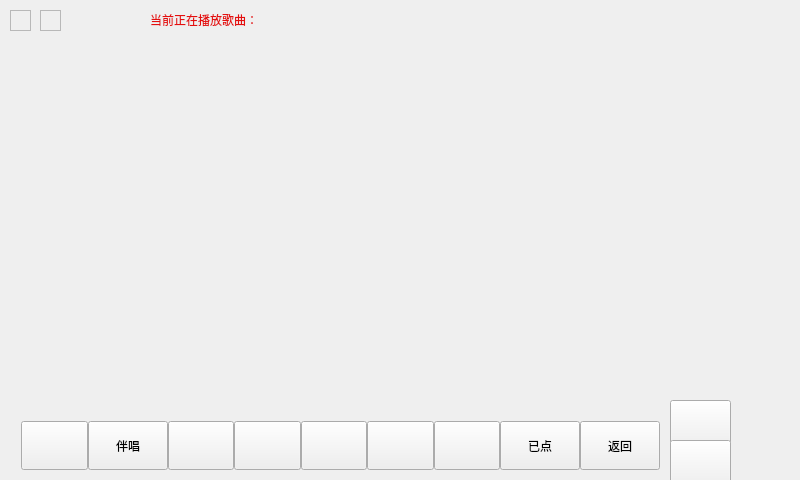
<?xml version="1.0" encoding="UTF-8"?>
<ui version="4.0">
 <class>Widget</class>
 <widget class="QWidget" name="Widget">
  <property name="geometry">
   <rect>
    <x>0</x>
    <y>0</y>
    <width>800</width>
    <height>480</height>
   </rect>
  </property>
  <property name="windowTitle">
   <string>Widget</string>
  </property>
  <widget class="QStackedWidget" name="stackedWidget">
   <property name="geometry">
    <rect>
     <x>10</x>
     <y>30</y>
     <width>711</width>
     <height>381</height>
    </rect>
   </property>
   <property name="currentIndex">
    <number>7</number>
   </property>
   <widget class="QWidget" name="page">
    <property name="sizePolicy">
     <sizepolicy hsizetype="Expanding" vsizetype="Expanding">
      <horstretch>0</horstretch>
      <verstretch>0</verstretch>
     </sizepolicy>
    </property>
   </widget>
   <widget class="QWidget" name="page_2">
    <widget class="songlist" name="frame">
     <property name="geometry">
      <rect>
       <x>0</x>
       <y>10</y>
       <width>421</width>
       <height>351</height>
      </rect>
     </property>
     <property name="frameShape">
      <enum>QFrame::StyledPanel</enum>
     </property>
     <property name="frameShadow">
      <enum>QFrame::Raised</enum>
     </property>
    </widget>
    <widget class="Frame_py" name="frame_2">
     <property name="geometry">
      <rect>
       <x>470</x>
       <y>10</y>
       <width>231</width>
       <height>351</height>
      </rect>
     </property>
     <property name="frameShape">
      <enum>QFrame::StyledPanel</enum>
     </property>
     <property name="frameShadow">
      <enum>QFrame::Raised</enum>
     </property>
    </widget>
    <widget class="QLabel" name="label">
     <property name="geometry">
      <rect>
       <x>20</x>
       <y>10</y>
       <width>81</width>
       <height>17</height>
      </rect>
     </property>
     <property name="styleSheet">
      <string notr="true">border-color: rgba(225, 76, 76, 168);
font: 75 oblique 11pt &quot;Nimbus Mono L&quot;;</string>
     </property>
     <property name="text">
      <string>songname</string>
     </property>
    </widget>
   </widget>
   <widget class="QWidget" name="page_3">
    <widget class="songerfram" name="frame_6">
     <property name="geometry">
      <rect>
       <x>40</x>
       <y>30</y>
       <width>561</width>
       <height>301</height>
      </rect>
     </property>
     <property name="frameShape">
      <enum>QFrame::StyledPanel</enum>
     </property>
     <property name="frameShadow">
      <enum>QFrame::Raised</enum>
     </property>
    </widget>
   </widget>
   <widget class="QWidget" name="page_4">
    <widget class="QPushButton" name="pushButton_huayu">
     <property name="geometry">
      <rect>
       <x>40</x>
       <y>50</y>
       <width>99</width>
       <height>91</height>
      </rect>
     </property>
     <property name="text">
      <string>华语</string>
     </property>
     <attribute name="buttonGroup">
      <string notr="true">buttonGroup</string>
     </attribute>
    </widget>
    <widget class="QPushButton" name="pushButton_yueyu">
     <property name="geometry">
      <rect>
       <x>190</x>
       <y>50</y>
       <width>99</width>
       <height>91</height>
      </rect>
     </property>
     <property name="text">
      <string>粤语</string>
     </property>
     <attribute name="buttonGroup">
      <string notr="true">buttonGroup</string>
     </attribute>
    </widget>
    <widget class="QPushButton" name="pushButton_english">
     <property name="geometry">
      <rect>
       <x>340</x>
       <y>50</y>
       <width>99</width>
       <height>91</height>
      </rect>
     </property>
     <property name="text">
      <string>英语</string>
     </property>
     <attribute name="buttonGroup">
      <string notr="true">buttonGroup</string>
     </attribute>
    </widget>
    <widget class="QPushButton" name="pushButton_han">
     <property name="geometry">
      <rect>
       <x>490</x>
       <y>50</y>
       <width>99</width>
       <height>91</height>
      </rect>
     </property>
     <property name="text">
      <string>韩语</string>
     </property>
     <attribute name="buttonGroup">
      <string notr="true">buttonGroup</string>
     </attribute>
    </widget>
   </widget>
   <widget class="QWidget" name="page_5">
    <widget class="QPushButton" name="pushButton_jd">
     <property name="geometry">
      <rect>
       <x>80</x>
       <y>90</y>
       <width>99</width>
       <height>91</height>
      </rect>
     </property>
     <property name="text">
      <string>经典老歌</string>
     </property>
     <attribute name="buttonGroup">
      <string notr="true">buttonGroup_2</string>
     </attribute>
    </widget>
    <widget class="QPushButton" name="pushButton_lx">
     <property name="geometry">
      <rect>
       <x>190</x>
       <y>90</y>
       <width>99</width>
       <height>91</height>
      </rect>
     </property>
     <property name="text">
      <string>流行金曲</string>
     </property>
     <attribute name="buttonGroup">
      <string notr="true">buttonGroup_2</string>
     </attribute>
    </widget>
    <widget class="QPushButton" name="pushButton_8">
     <property name="geometry">
      <rect>
       <x>300</x>
       <y>90</y>
       <width>99</width>
       <height>91</height>
      </rect>
     </property>
     <property name="text">
      <string>pop</string>
     </property>
     <attribute name="buttonGroup">
      <string notr="true">buttonGroup_2</string>
     </attribute>
    </widget>
    <widget class="QPushButton" name="pushButton_9">
     <property name="geometry">
      <rect>
       <x>410</x>
       <y>90</y>
       <width>99</width>
       <height>91</height>
      </rect>
     </property>
     <property name="text">
      <string>hot</string>
     </property>
     <attribute name="buttonGroup">
      <string notr="true">buttonGroup_2</string>
     </attribute>
    </widget>
   </widget>
   <widget class="QWidget" name="page_6"/>
   <widget class="QWidget" name="page_7">
    <widget class="QLabel" name="label_2">
     <property name="geometry">
      <rect>
       <x>536</x>
       <y>40</y>
       <width>51</width>
       <height>281</height>
      </rect>
     </property>
     <property name="text">
      <string/>
     </property>
    </widget>
   </widget>
   <widget class="QWidget" name="page_8">
    <widget class="mplayer" name="widget" native="true">
     <property name="geometry">
      <rect>
       <x>0</x>
       <y>0</y>
       <width>721</width>
       <height>381</height>
      </rect>
     </property>
    </widget>
   </widget>
  </widget>
  <widget class="QWidget" name="layoutWidget">
   <property name="geometry">
    <rect>
     <x>10</x>
     <y>410</y>
     <width>661</width>
     <height>71</height>
    </rect>
   </property>
   <layout class="QHBoxLayout" name="horizontalLayout">
    <property name="spacing">
     <number>0</number>
    </property>
    <item>
     <widget class="QPushButton" name="pushButton_4">
      <property name="sizePolicy">
       <sizepolicy hsizetype="Expanding" vsizetype="Expanding">
        <horstretch>0</horstretch>
        <verstretch>0</verstretch>
       </sizepolicy>
      </property>
      <property name="minimumSize">
       <size>
        <width>1</width>
        <height>1</height>
       </size>
      </property>
      <property name="baseSize">
       <size>
        <width>1</width>
        <height>1</height>
       </size>
      </property>
      <property name="focusPolicy">
       <enum>Qt::NoFocus</enum>
      </property>
      <property name="styleSheet">
       <string notr="true">border-image: url(:/image/zhuye.jpg);</string>
      </property>
      <property name="text">
       <string/>
      </property>
     </widget>
    </item>
    <item>
     <widget class="QPushButton" name="pushButton_YB">
      <property name="sizePolicy">
       <sizepolicy hsizetype="Expanding" vsizetype="Expanding">
        <horstretch>0</horstretch>
        <verstretch>0</verstretch>
       </sizepolicy>
      </property>
      <property name="minimumSize">
       <size>
        <width>1</width>
        <height>1</height>
       </size>
      </property>
      <property name="baseSize">
       <size>
        <width>1</width>
        <height>1</height>
       </size>
      </property>
      <property name="styleSheet">
       <string notr="true">QPushbutton{
border:4px groove gray;
border-radius:30px;
}
QPushbutton::pressed
{
margin:15px;
}</string>
      </property>
      <property name="text">
       <string>伴唱</string>
      </property>
     </widget>
    </item>
    <item>
     <widget class="QPushButton" name="pushButton_2">
      <property name="sizePolicy">
       <sizepolicy hsizetype="Expanding" vsizetype="Expanding">
        <horstretch>0</horstretch>
        <verstretch>0</verstretch>
       </sizepolicy>
      </property>
      <property name="minimumSize">
       <size>
        <width>1</width>
        <height>1</height>
       </size>
      </property>
      <property name="baseSize">
       <size>
        <width>1</width>
        <height>1</height>
       </size>
      </property>
      <property name="focusPolicy">
       <enum>Qt::NoFocus</enum>
      </property>
      <property name="styleSheet">
       <string notr="true">border-image: url(:/vois);
</string>
      </property>
      <property name="text">
       <string/>
      </property>
     </widget>
    </item>
    <item>
     <widget class="QPushButton" name="pushButton_3">
      <property name="sizePolicy">
       <sizepolicy hsizetype="Expanding" vsizetype="Expanding">
        <horstretch>0</horstretch>
        <verstretch>0</verstretch>
       </sizepolicy>
      </property>
      <property name="minimumSize">
       <size>
        <width>1</width>
        <height>1</height>
       </size>
      </property>
      <property name="baseSize">
       <size>
        <width>1</width>
        <height>1</height>
       </size>
      </property>
      <property name="styleSheet">
       <string notr="true">border-image: url(:/stop);</string>
      </property>
      <property name="text">
       <string/>
      </property>
     </widget>
    </item>
    <item>
     <widget class="QPushButton" name="pushButton_5">
      <property name="sizePolicy">
       <sizepolicy hsizetype="Expanding" vsizetype="Expanding">
        <horstretch>0</horstretch>
        <verstretch>0</verstretch>
       </sizepolicy>
      </property>
      <property name="minimumSize">
       <size>
        <width>1</width>
        <height>1</height>
       </size>
      </property>
      <property name="baseSize">
       <size>
        <width>1</width>
        <height>1</height>
       </size>
      </property>
      <property name="focusPolicy">
       <enum>Qt::NoFocus</enum>
      </property>
      <property name="styleSheet">
       <string notr="true">border-image: url(:/image/fuwu.jpg);</string>
      </property>
      <property name="text">
       <string/>
      </property>
     </widget>
    </item>
    <item>
     <widget class="QPushButton" name="pushButton_6">
      <property name="sizePolicy">
       <sizepolicy hsizetype="Expanding" vsizetype="Expanding">
        <horstretch>0</horstretch>
        <verstretch>0</verstretch>
       </sizepolicy>
      </property>
      <property name="minimumSize">
       <size>
        <width>1</width>
        <height>1</height>
       </size>
      </property>
      <property name="baseSize">
       <size>
        <width>1</width>
        <height>1</height>
       </size>
      </property>
      <property name="focusPolicy">
       <enum>Qt::NoFocus</enum>
      </property>
      <property name="styleSheet">
       <string notr="true">border-image: url(:/image/review.png);</string>
      </property>
      <property name="text">
       <string/>
      </property>
     </widget>
    </item>
    <item>
     <widget class="QPushButton" name="pushButton_next">
      <property name="sizePolicy">
       <sizepolicy hsizetype="Expanding" vsizetype="Expanding">
        <horstretch>0</horstretch>
        <verstretch>0</verstretch>
       </sizepolicy>
      </property>
      <property name="minimumSize">
       <size>
        <width>1</width>
        <height>1</height>
       </size>
      </property>
      <property name="baseSize">
       <size>
        <width>1</width>
        <height>1</height>
       </size>
      </property>
      <property name="focusPolicy">
       <enum>Qt::ClickFocus</enum>
      </property>
      <property name="styleSheet">
       <string notr="true">border-image: url(:/next);</string>
      </property>
      <property name="text">
       <string/>
      </property>
     </widget>
    </item>
    <item>
     <widget class="QPushButton" name="pushButton_select">
      <property name="sizePolicy">
       <sizepolicy hsizetype="Expanding" vsizetype="Expanding">
        <horstretch>0</horstretch>
        <verstretch>0</verstretch>
       </sizepolicy>
      </property>
      <property name="minimumSize">
       <size>
        <width>1</width>
        <height>1</height>
       </size>
      </property>
      <property name="baseSize">
       <size>
        <width>1</width>
        <height>1</height>
       </size>
      </property>
      <property name="text">
       <string>已点</string>
      </property>
     </widget>
    </item>
    <item>
     <widget class="QPushButton" name="pushButton_mp">
      <property name="sizePolicy">
       <sizepolicy hsizetype="Expanding" vsizetype="Expanding">
        <horstretch>0</horstretch>
        <verstretch>0</verstretch>
       </sizepolicy>
      </property>
      <property name="minimumSize">
       <size>
        <width>1</width>
        <height>1</height>
       </size>
      </property>
      <property name="baseSize">
       <size>
        <width>1</width>
        <height>1</height>
       </size>
      </property>
      <property name="text">
       <string>返回</string>
      </property>
     </widget>
    </item>
   </layout>
  </widget>
  <widget class="selectedsong" name="frame_3">
   <property name="geometry">
    <rect>
     <x>10</x>
     <y>10</y>
     <width>21</width>
     <height>21</height>
    </rect>
   </property>
   <property name="frameShape">
    <enum>QFrame::StyledPanel</enum>
   </property>
   <property name="frameShadow">
    <enum>QFrame::Raised</enum>
   </property>
  </widget>
  <widget class="allchooesfram" name="frame_4">
   <property name="geometry">
    <rect>
     <x>40</x>
     <y>10</y>
     <width>21</width>
     <height>21</height>
    </rect>
   </property>
   <property name="frameShape">
    <enum>QFrame::StyledPanel</enum>
   </property>
   <property name="frameShadow">
    <enum>QFrame::Raised</enum>
   </property>
  </widget>
  <widget class="QPushButton" name="pushButton_add">
   <property name="geometry">
    <rect>
     <x>670</x>
     <y>400</y>
     <width>61</width>
     <height>51</height>
    </rect>
   </property>
   <property name="focusPolicy">
    <enum>Qt::ClickFocus</enum>
   </property>
   <property name="styleSheet">
    <string notr="true">border-image: url(:/+);</string>
   </property>
   <property name="text">
    <string/>
   </property>
  </widget>
  <widget class="QPushButton" name="pushButton_del">
   <property name="geometry">
    <rect>
     <x>670</x>
     <y>440</y>
     <width>61</width>
     <height>51</height>
    </rect>
   </property>
   <property name="focusPolicy">
    <enum>Qt::ClickFocus</enum>
   </property>
   <property name="styleSheet">
    <string notr="true">border-image: url(:/-);</string>
   </property>
   <property name="text">
    <string/>
   </property>
  </widget>
  <widget class="QLabel" name="label_cursong">
   <property name="geometry">
    <rect>
     <x>150</x>
     <y>10</y>
     <width>441</width>
     <height>20</height>
    </rect>
   </property>
   <property name="styleSheet">
    <string notr="true">color: rgb(228, 15, 15);
font: 12pt &quot;Ubuntu&quot;;</string>
   </property>
   <property name="text">
    <string>当前正在播放歌曲：</string>
   </property>
  </widget>
 </widget>
 <layoutdefault spacing="6" margin="11"/>
 <customwidgets>
  <customwidget>
   <class>songlist</class>
   <extends>QFrame</extends>
   <header>songlist.h</header>
   <container>1</container>
  </customwidget>
  <customwidget>
   <class>Frame_py</class>
   <extends>QFrame</extends>
   <header>frame_py.h</header>
   <container>1</container>
  </customwidget>
  <customwidget>
   <class>selectedsong</class>
   <extends>QFrame</extends>
   <header>selectedsong.h</header>
   <container>1</container>
  </customwidget>
  <customwidget>
   <class>mplayer</class>
   <extends>QWidget</extends>
   <header>mplayer.h</header>
   <container>1</container>
  </customwidget>
  <customwidget>
   <class>songerfram</class>
   <extends>QFrame</extends>
   <header>songerfram.h</header>
   <container>1</container>
  </customwidget>
  <customwidget>
   <class>allchooesfram</class>
   <extends>QFrame</extends>
   <header>allchooesfram.h</header>
   <container>1</container>
  </customwidget>
 </customwidgets>
 <resources/>
 <connections/>
 <buttongroups>
  <buttongroup name="buttonGroup"/>
  <buttongroup name="buttonGroup_2"/>
 </buttongroups>
</ui>
